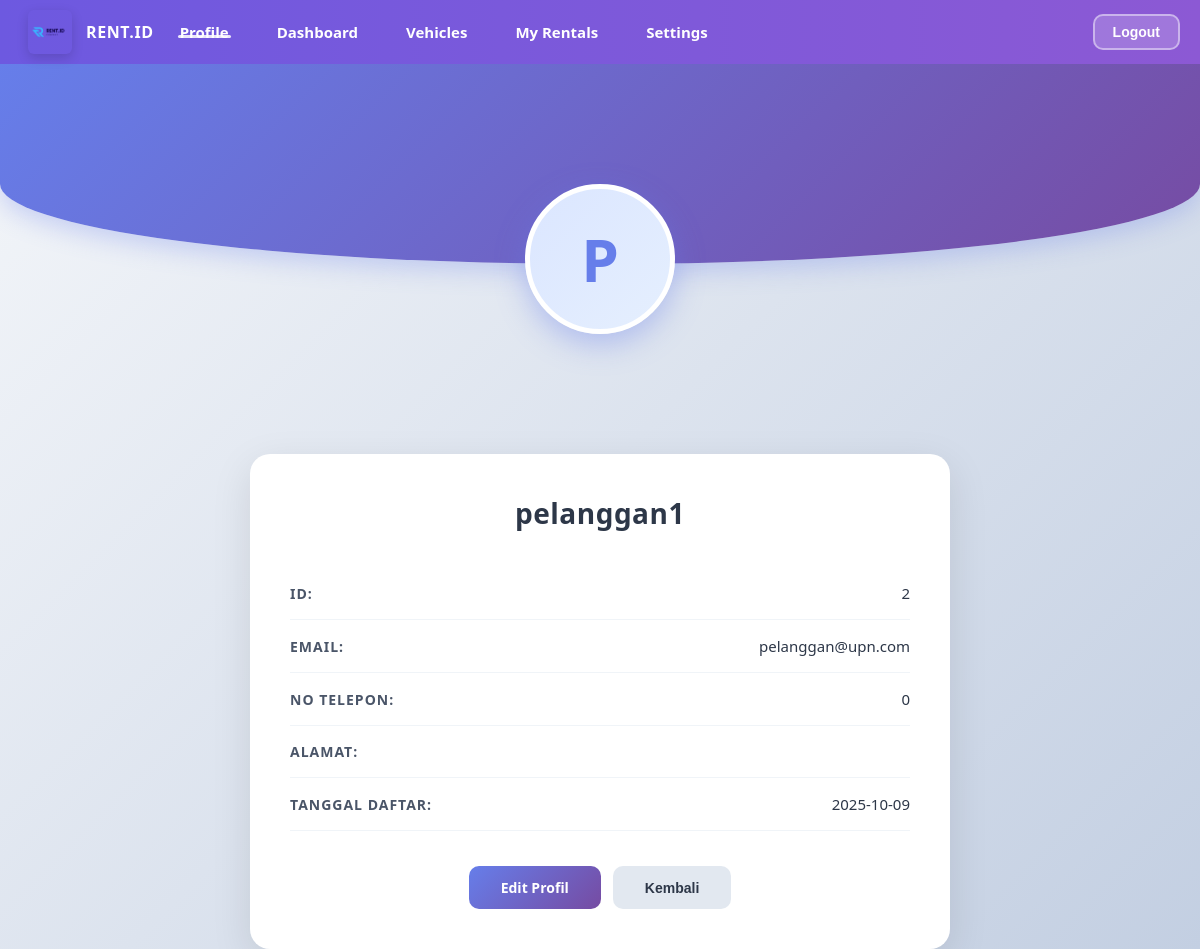
The app's page /public/profile.php (signed in) with its own data.
### tables this page shows
CREATE TABLE `customer` (
  `id_customer` int(10) NOT NULL,
  `nama` varchar(20) DEFAULT NULL,
  `email` varchar(20) NOT NULL,
  `no_telepon` int(20) NOT NULL,
  `password` varchar(255) NOT NULL,
  `tanggal_daftar` date NOT NULL,
  `alamat` text NOT NULL
);

### public/profile.php (the view, shortened to what this page needs)
<?php
include_once __DIR__ . '/../config/koneksi.php';
$id   = $_SESSION['id'];
$role = $_SESSION['role'];
if ($role === 'customer') {
    $query = "SELECT id_customer AS id, nama, email, no_telepon, alamat, tanggal_daftar
              FROM customer WHERE id_customer = ?";
} else {
    $query = "SELECT id_mitra AS id, nama_mitra AS nama, email, no_telepon, alamat
              FROM mitra WHERE id_mitra = ?";
}
$stmt = $conn->prepare($query);
$stmt->bind_param("i", $id);
$stmt->execute();
$data = $stmt->get_result()->fetch_assoc();
?>
<?php include __DIR__ . '/navbar.php'; ?>
<div class="profile-header">
</div>
<div class="profile-avatar">
    <?= strtoupper(substr($data['nama'], 0, 1)) ?>
</div>
<div class="profile-container">
    <div class="profile-title"><?= $data['nama'] ?></div>
    <div class="profile-row">
        <div class="profile-label">ID:</div>
        <div class="profile-value"><?= $data['id'] ?></div>
    </div>
    <div class="profile-row">
        <div class="profile-label">Email:</div>
        <div class="profile-value"><?= $data['email'] ?></div>
    </div>
    <div class="profile-row">
        <div class="profile-label">No Telepon:</div>
        <div class="profile-value"><?= $data['no_telepon'] ?></div>
    </div>
    <div class="profile-row">
        <div class="profile-label">Alamat:</div>
    </div>
    <?php if ($role === 'customer'): ?>
        <div class="profile-row">
            <div class="profile-label">Tanggal Daftar:</div>
            <div class="profile-value"><?= $data['tanggal_daftar'] ?></div>
        </div>
    <?php endif; ?>
    <div class="profile-button-group">
        <a href="edit_profile.php" class="profile-btn btn-edit">Edit Profil</a>
        <button class="profile-btn btn-back" onclick="history.back()">Kembali</button>
    </div>
</div>

### public/style/navbar.css (style rules this page uses)
* { margin: 0; padding: 0; box-sizing: border-box; }

### public/style/site.css (style rules this page uses)
.card, .profile-container, .container .card { border-radius: 12px; box-shadow: 0 10px 30px rgba(16,24,40,0.06); }
.btn, .profile-btn { border-radius: 10px; }
.profile-avatar { z-index: 10002; }
a { text-decoration: none; }

### public/profile.php (style rules this page uses)
* { margin: 0; padding: 0; box-sizing: border-box; }
.profile-header { width: 100%; height: 200px; background: linear-gradient(135deg, #667eea 0%, #764ba2 100%); border-bottom-left-radius: 50% 40%; border-bottom-right-radius: 50% 40%; display: flex; justify-content: center; align-items: center; margin-bottom: -80px; position: relative; box-shadow: 0 8px 24px rgba(102, 126, 234, 0.3); }
.profile-avatar { width: 150px; height: 150px; background: linear-gradient(135deg, #dbe6ff 0%, #e5effe 100%); border-radius: 50%; display: flex; justify-content: center; align-items: center; font-size: 60px; color: #667eea; margin: 0 auto; font-weight: bold; box-shadow: 0 10px 30px rgba(102, 126, 234, 0.4); border: 5px solid #ffffff; position: relative; z-index: 10; }
.profile-container { width: 100%; max-width: 700px; margin: 120px auto 0; padding: 40px; background: #ffffff; border-radius: 20px; box-shadow: 0 12px 40px rgba(0, 0, 0, 0.1); }
.profile-title { text-align: center; margin-bottom: 35px; font-size: 28px; font-weight: 700; color: #2d3748; letter-spacing: 0.5px; }
.profile-row { display: flex; justify-content: space-between; align-items: center; padding: 16px 0; border-bottom: 1px solid #f0f4f8; transition: all 0.3s ease; }
.profile-label { font-weight: 600; color: #4a5568; font-size: 14px; text-transform: uppercase; letter-spacing: 1px; }
.profile-value { text-align: right; color: #2d3748; font-size: 15px; font-weight: 500; word-break: break-word; }
.profile-button-group { display: flex; gap: 12px; margin-top: 35px; justify-content: center; }
.profile-btn { padding: 12px 32px; border: none; border-radius: 10px; font-size: 14px; font-weight: 600; cursor: pointer; transition: all 0.3s ease; text-decoration: none; display: inline-block; }
.btn-edit { background: linear-gradient(135deg, #667eea 0%, #764ba2 100%); color: white; }
.btn-back { background: #e2e8f0; color: #2d3748; }

### records on screen
customer: nama "P", nama "pelanggan1", id_customer "2", email "pelanggan@upn.com", no_telepon "0", tanggal_daftar "2025-10-09"
